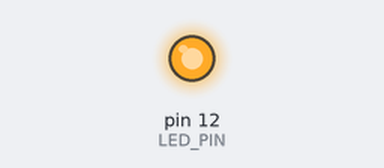
Recording of a sketch running on a simulated Arduino Uno, built with avr-gcc and run on an emulated ATmega328P. Parts: output pins drawn as LEDs (lit = HIGH). At 7.0 s the program stops and its outputs stay as they are.

Above: at 0.1 s.
At 6.1 s:
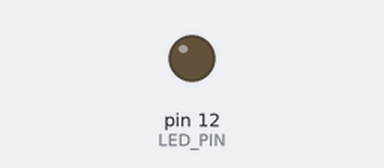
Timing chart, 0 to 7.6 s (numbered marks = the images above):
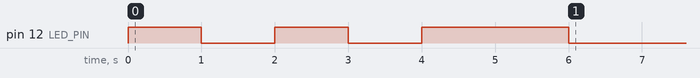

Measured:
- by itself, pin 12 (LED_PIN): goes HIGH 1.0 s, LOW 1.0 s, HIGH 1.0 s, LOW 1.0 s, HIGH 2.0 s, then LOW

The sketch:

code.ino
```cpp
// LED unit test sketch:
//   Digital phase: blink pin 12; `value` tracks the pin through the resistor.
//   PWM phase: analogWrite half duty → `brightness` reports the duty;
//   255 → full on (COM disconnects with a stale OCR — brightness must read 1,
//   not the old duty); 0 → off.

const int LED_PIN = 12;

void setup() {
  pinMode(LED_PIN, OUTPUT);
}

void loop() {
  digitalWrite(LED_PIN, HIGH);
  delay(1000);
  digitalWrite(LED_PIN, LOW);
  delay(1000);
  digitalWrite(LED_PIN, HIGH);
  delay(1000);
  digitalWrite(LED_PIN, LOW);
  delay(1000);

  analogWrite(LED_PIN, 128);
  delay(1000);
  analogWrite(LED_PIN, 255);
  delay(1000);
  analogWrite(LED_PIN, 0);
  delay(1000);
  while (true) {}
}
```
